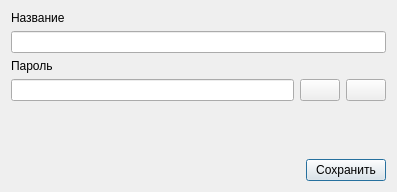
<?xml version="1.0" encoding="UTF-8"?>
<ui version="4.0">
 <class>QCreateChildItemBox</class>
 <widget class="QDialog" name="QCreateChildItemBox">
  <property name="geometry">
   <rect>
    <x>0</x>
    <y>0</y>
    <width>397</width>
    <height>192</height>
   </rect>
  </property>
  <property name="windowTitle">
   <string>Dialog</string>
  </property>
  <layout class="QHBoxLayout" name="horizontalLayout_3">
   <item>
    <layout class="QVBoxLayout" name="vLayout">
     <item>
      <widget class="QLabel" name="label_Name">
       <property name="text">
        <string>Название</string>
       </property>
      </widget>
     </item>
     <item>
      <widget class="QLineEdit" name="lineEdit_Name"/>
     </item>
     <item>
      <widget class="QLabel" name="label_Pass">
       <property name="text">
        <string>Пароль</string>
       </property>
      </widget>
     </item>
     <item>
      <layout class="QHBoxLayout" name="hLayout">
       <item>
        <widget class="QLineEdit" name="lineEdit_Pass">
         <property name="echoMode">
          <enum>QLineEdit::Password</enum>
         </property>
        </widget>
       </item>
       <item>
        <widget class="QPushButton" name="pushButton_GenPass">
         <property name="text">
          <string/>
         </property>
         <property name="icon">
          <iconset resource="res.qrc">
           <normaloff>:/image/image/lock.png</normaloff>:/image/image/lock.png</iconset>
         </property>
        </widget>
       </item>
       <item>
        <widget class="QPushButton" name="pushButton_Hide">
         <property name="text">
          <string/>
         </property>
         <property name="icon">
          <iconset resource="res.qrc">
           <normaloff>:/image/image/visible.png</normaloff>:/image/image/visible.png</iconset>
         </property>
        </widget>
       </item>
      </layout>
     </item>
     <item>
      <spacer name="vSpacer">
       <property name="orientation">
        <enum>Qt::Vertical</enum>
       </property>
       <property name="sizeHint" stdset="0">
        <size>
         <width>20</width>
         <height>40</height>
        </size>
       </property>
      </spacer>
     </item>
     <item>
      <layout class="QHBoxLayout" name="hLayout_Btm">
       <item>
        <spacer name="hSpacer">
         <property name="orientation">
          <enum>Qt::Horizontal</enum>
         </property>
         <property name="sizeHint" stdset="0">
          <size>
           <width>40</width>
           <height>20</height>
          </size>
         </property>
        </spacer>
       </item>
       <item>
        <widget class="QPushButton" name="pushButton_Save">
         <property name="text">
          <string>Сохранить</string>
         </property>
         <property name="default">
          <bool>true</bool>
         </property>
        </widget>
       </item>
      </layout>
     </item>
    </layout>
   </item>
  </layout>
 </widget>
 <resources>
  <include location="res.qrc"/>
 </resources>
 <connections/>
</ui>
